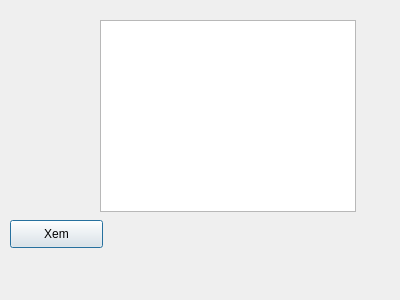
<?xml version="1.0" encoding="UTF-8"?>
<ui version="4.0">
 <class>NguoiDung</class>
 <widget class="QDialog" name="NguoiDung">
  <property name="geometry">
   <rect>
    <x>0</x>
    <y>0</y>
    <width>400</width>
    <height>300</height>
   </rect>
  </property>
  <property name="windowTitle">
   <string>Dialog</string>
  </property>
  <widget class="QLabel" name="label">
   <property name="geometry">
    <rect>
     <x>0</x>
     <y>280</y>
     <width>231</width>
     <height>16</height>
    </rect>
   </property>
   <property name="text">
    <string/>
   </property>
  </widget>
  <widget class="QPushButton" name="pushButton_Xem">
   <property name="geometry">
    <rect>
     <x>10</x>
     <y>220</y>
     <width>93</width>
     <height>28</height>
    </rect>
   </property>
   <property name="text">
    <string>Xem</string>
   </property>
  </widget>
  <widget class="QTableView" name="tableView">
   <property name="geometry">
    <rect>
     <x>100</x>
     <y>20</y>
     <width>256</width>
     <height>192</height>
    </rect>
   </property>
  </widget>
 </widget>
 <resources/>
 <connections/>
</ui>
